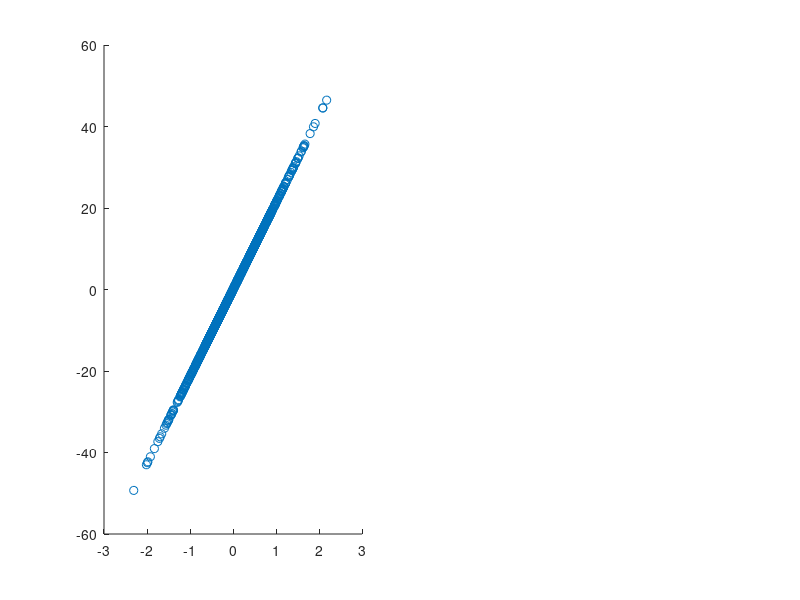

Reproduce this figure in MATLAB.
% generate 1000 randomly distributed data points with x and y two features 
x=randn(1000,1);
y=10*x + 10.*randn(1000,1)-5;
A = horzcat(x,y);
subplot(1,2,1),scatter(A(:,1),A(:,2));

% calculate the first principle component and do the projection
B = cov(A);
ev = eig(B); %eigen values
[V,D] = eig(B); % V -> eigen vector
[~,evs] = sort(abs(ev),'descend'); %sort the eigenvalues 
eigv_l = V(:,evs); % get the largest matrix of eigenvectors corresponding to eigenvalues
eigv_one = eigv_l(:,1:1); % pick the 1 largest eigen vector
mean_A = mean(A);
centered_A = A - mean_A;
first_PCA = centered_A*eigv_one; % get the first principal component

% reconstruct the original two variables from this one principal component 
VT = transpose(eigv_one);
A_reconstructed = first_PCA*VT;
subplot(1,2,1),scatter(A_reconstructed(:,1),A_reconstructed(:,2));